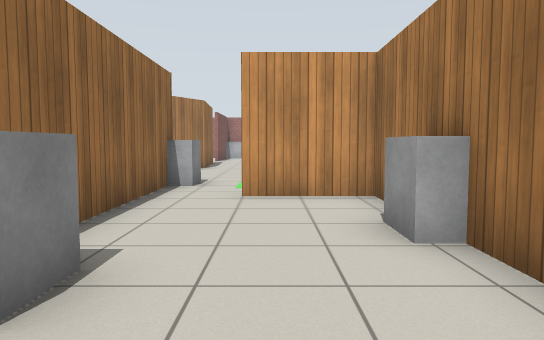
[1] (above)

24 first-person views from a walk through a robot-simulator world made for Gazebo. The camera is 0.94 m above the floor, tilts 4° down and sees 70° across. The floor is counted in squares, 1 m on a side. Each view is taken from the middle of a square. On the plan, view 1 faces up. The plan holds only what a view shows up to about 13 squares ahead; the rest is blank. The robots in the file are not drawn. Gazebo's built-in surfaces are drawn with simple patterns.

[2]
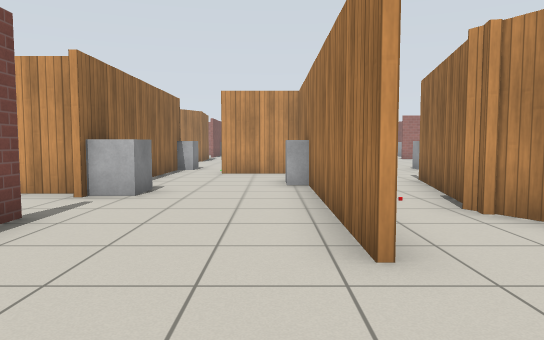

[3]
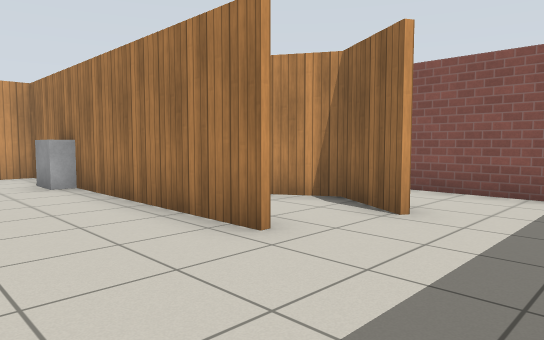

[4]
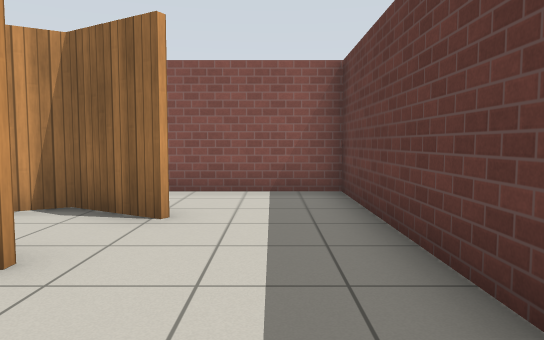

[5]
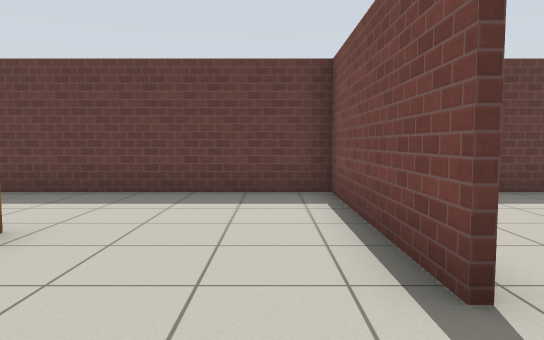

[6]
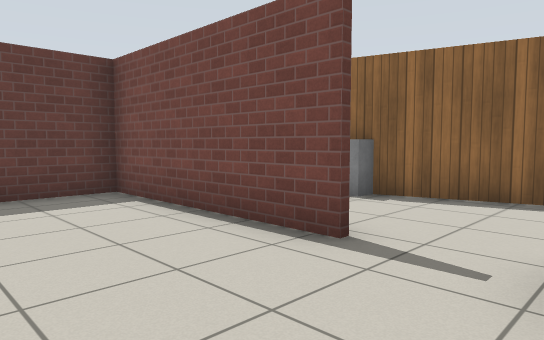

[7]
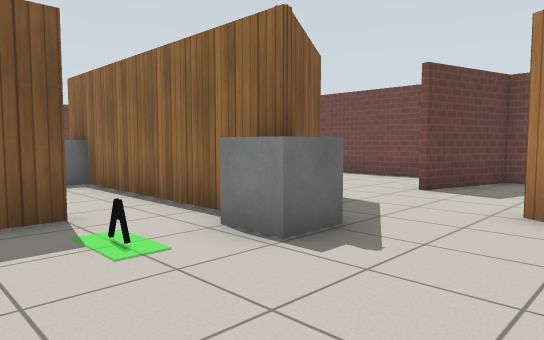

[8]
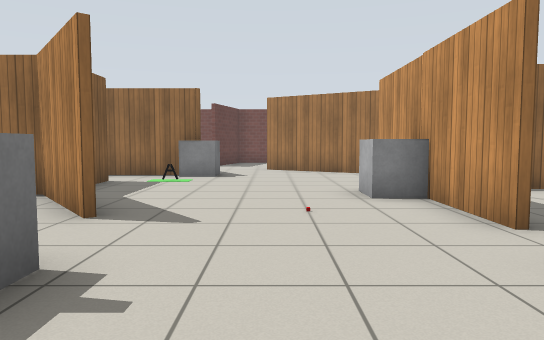

[9]
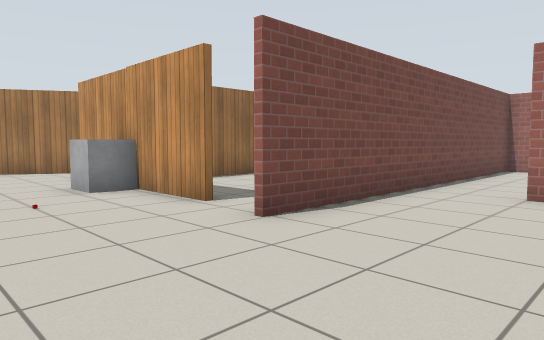

[10]
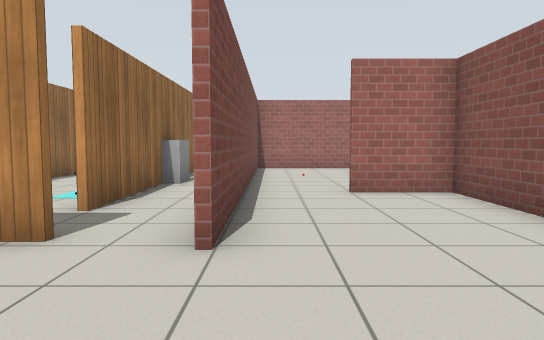

[11]
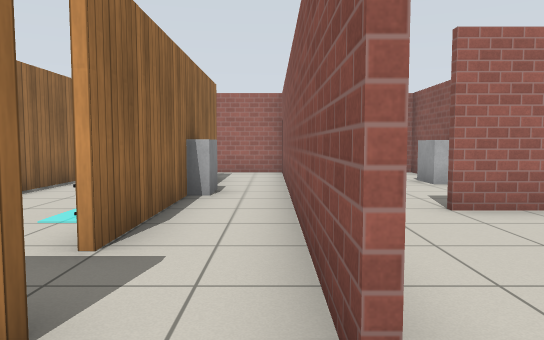

[12]
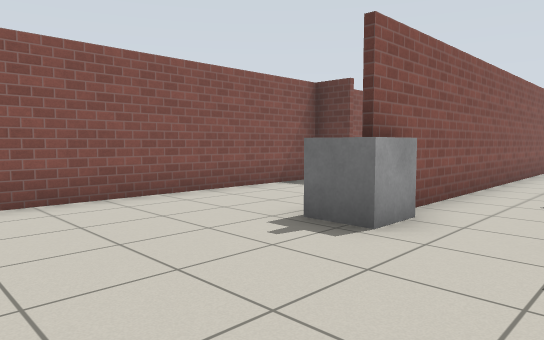

[13]
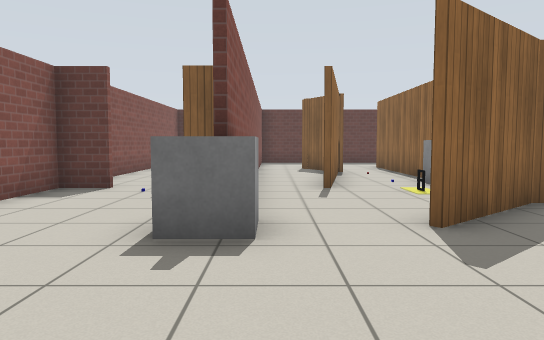

[14]
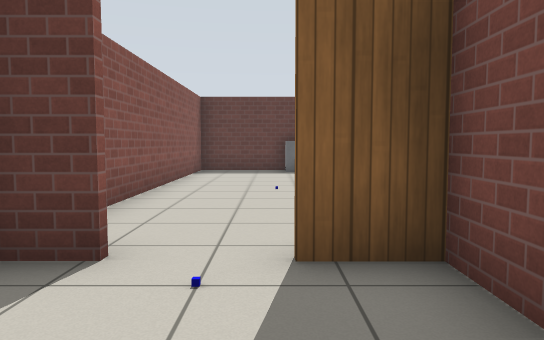

[15]
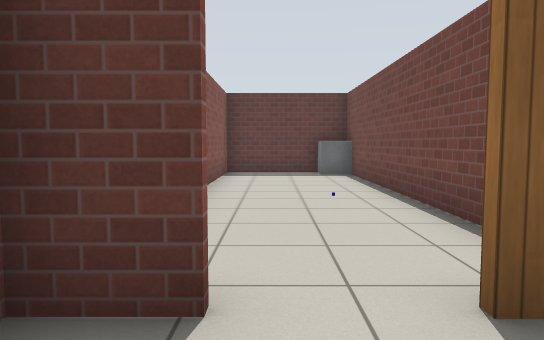

[16]
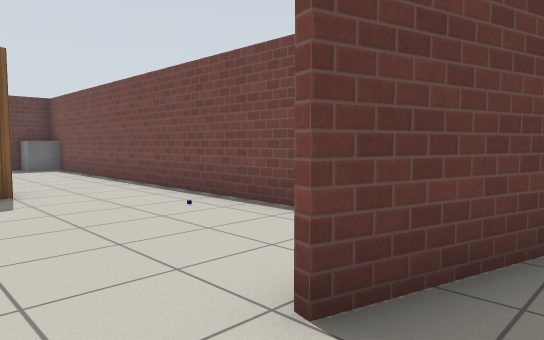

[17]
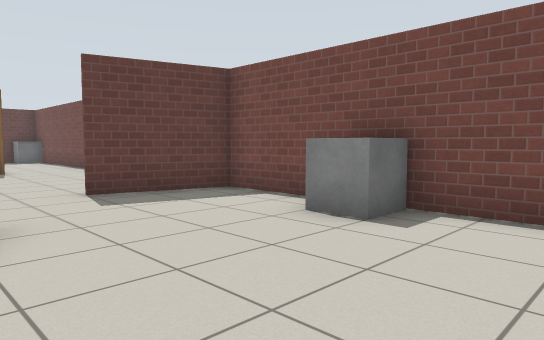

[18]
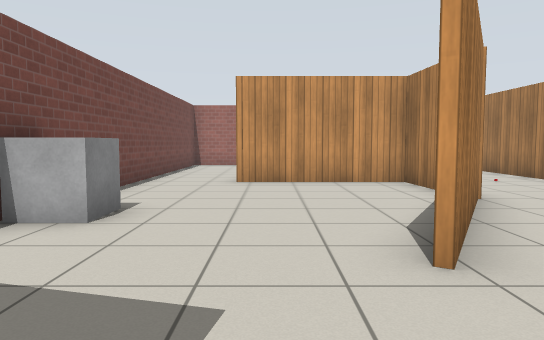

[19]
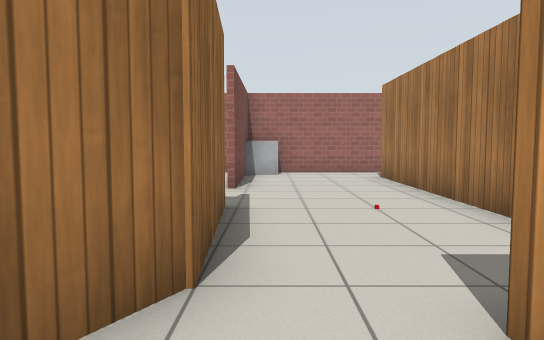

[20]
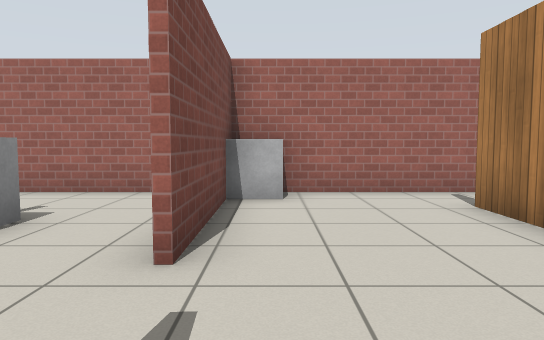

[21]
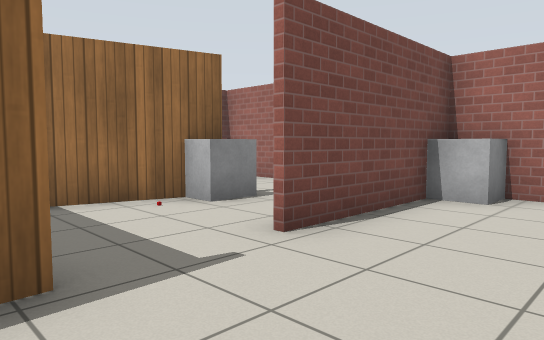

[22]
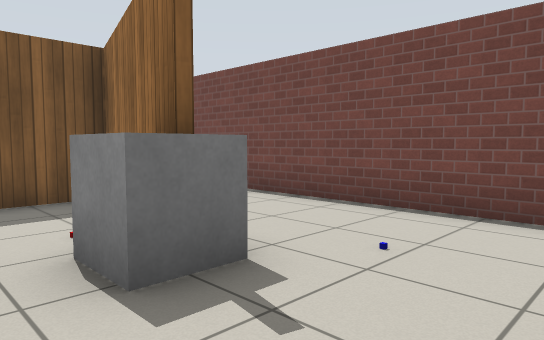

[23]
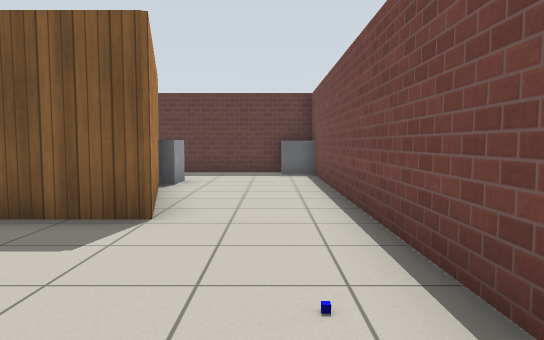

[24]
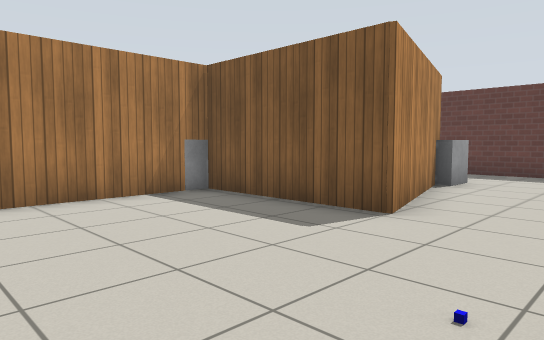

### Floor plan
Ten units are one square. View 1 is at (0, 0); x grows to the right and y downward. Boxes are objects, and circles mark ways between rooms. Rooms are numbered by the first view taken in them; rooms with no view inside come last. Other rooms are left out.
<svg viewBox="-100 -250 209 320">
<path fill="none" stroke="#000" d="M18 21 18 -35M-21 1 -21 53 64 53M-26 -21 -38 -21M18 -44 18 -69M20 -68 -6 -68M-60 -9 -54 15M65 45 65 -24M-21 -66 -21 -34M43 -87 20 -68 20 -60M49 -136 -9 -136M18 -69 42 -88M66 -61 66 -50 79 -50M-6 -70 2 -70M-21 -86 -21 -66M20 -33 20 1M66 -165 66 -133M92 -50 104 -50 104 -120M10 -168 10 -228M66 -28 66 45M-25 -145 -47 -107M65 -24 65 -76M104 -149 104 -173 85 -173M-47 -76 -29 -86M39 -6 48 -51M-28 -178 -28 -144M37 26 46 11 39 -1M20 -244 -28 -244 -28 -199M64 53 104 53 104 -32M-93 -165 -93 -95 -65 -87M-27 -156 -28 -173 -69 -173M-55 15 -65 -23 -25 -23M-24 -35 -24 -59M-85 53 -40 53M-93 -75 -93 42M-34 -244 -93 -244 -93 -165M45 -184 45 -153M65 -181 65 -186M12 -216 12 -163M65 -133 65 -180M-56 -214 -67 -174 -51 -174M45 -223 45 -204M71 -244 43 -244"/>
<rect x="-25" y="-35" width="10" height="20" fill="#bbb"><title>grey box</title></rect>
<rect x="-35" y="-95" width="20" height="10" fill="#bbb"><title>grey box</title></rect>
<rect x="-25" y="-245" width="10" height="10" fill="#bbb"><title>grey box</title></rect>
<rect x="-5" y="-95" width="10" height="10" fill="#bbb"><title>other object</title></rect>
<rect x="15" y="-45" width="10" height="10" fill="#bbb"><title>grey box</title></rect>
<rect x="15" y="-135" width="10" height="10" fill="#bbb"><title>grey box</title></rect>
<rect x="25" y="-55" width="10" height="10" fill="#bbb"><title>other object</title></rect>
<rect x="55" y="-95" width="20" height="20" fill="#bbb"><title>grey box</title></rect>
<rect x="65" y="45" width="10" height="20" fill="#bbb"><title>grey box</title></rect>
<rect x="-95" y="-135" width="20" height="10" fill="#bbb"><title>grey box</title></rect>
<rect x="-95" y="45" width="10" height="10" fill="#bbb"><title>grey box</title></rect>
<rect x="-65" y="15" width="20" height="10" fill="#bbb"><title>grey box</title></rect>
<rect x="35" y="-175" width="10" height="10" fill="#bbb"><title>other object</title></rect>
<rect x="35" y="-205" width="20" height="20" fill="#bbb"><title>grey box</title></rect>
<rect x="-55" y="-215" width="10" height="10" fill="#bbb"><title>grey box</title></rect>
<circle cx="-10" cy="-70" r="3" fill="#2a7"/>
<circle cx="30" cy="20" r="3" fill="#2a7"/>
<circle cx="60" cy="-30" r="3" fill="#2a7"/>
<circle cx="-35" cy="10" r="3" fill="#2a7"/>
<circle cx="-40" cy="-95" r="3" fill="#2a7"/>
<circle cx="50" cy="-140" r="3" fill="#2a7"/>
<circle cx="-30" cy="-185" r="3" fill="#2a7"/>
<circle cx="-55" cy="-75" r="3" fill="#2a7"/>
<circle cx="-85" cy="-160" r="3" fill="#2a7"/>
<circle cx="-45" cy="-205" r="3" fill="#2a7"/>
<circle cx="50" cy="-215" r="3" fill="#2a7"/>
<text x="10" y="0">1</text>
<text x="40" y="-100">2</text>
<text x="-70" y="-130">3</text>
<text x="-70" y="-10">4</text>
<text x="-70" y="-210">5</text>
<text x="30" y="-180">6</text>
<text x="-50" y="-200">7</text>
<text x="50" y="-230">8</text>
</svg>
Room 1 opens to room 2. Room 1 opens to room 4. Room 2 opens to room 3. Room 2 opens to room 6. Room 2 opens to room 7. Room 3 opens to room 4. Room 3 opens to room 5. Room 5 opens to room 7. Room 6 opens to room 8.

Where each view was taken, in squares from view 1:
view 1: 0 up, 0 right, facing up
view 2: 5 down, 1 right, facing up
view 3: 5 down, 1 left, facing up-right
view 4: 4 down, 1 left, facing right
view 5: 2 up, 1 left, facing down
view 6: 2 up, 1 right, facing down-left
view 7: 12 up, 1 right, facing down-left
view 8: 11 up, 9 right, facing left
view 9: 10 up, 10 right, facing up-left
view 10: 10 up, 7 right, facing up
view 11: 12 up, 6 right, facing up
view 12: 13 up, 4 right, facing down-right
view 13: 13 up, 6 right, facing down
view 14: 8 up, 8 right, facing down
view 15: 7 up, 9 right, facing down
view 16: 10 up, 5 left, facing down-left
view 17: 16 up, 4 left, facing down-left
view 18: 8 up, 6 left, facing up
view 19: 12 up, 2 left, facing up
view 20: 17 up, 2 left, facing up
view 21: 17 up, 0 right, facing up-left
view 22: 24 up, 4 left, facing down-left
view 23: 7 up, 8 left, facing down
view 24: 7 up, 9 left, facing down-right
